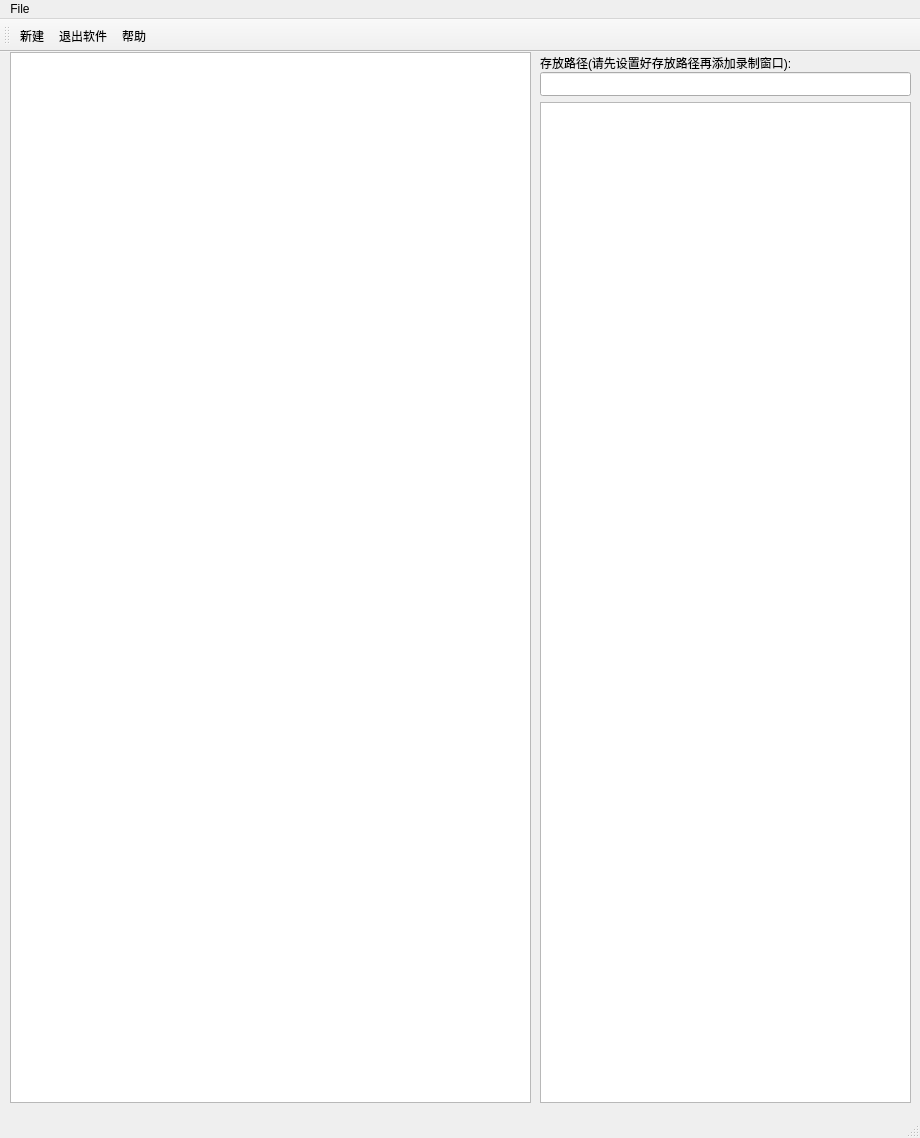
<?xml version="1.0" encoding="UTF-8"?>
<ui version="4.0">
 <class>MainWindow</class>
 <widget class="QMainWindow" name="MainWindow">
  <property name="geometry">
   <rect>
    <x>0</x>
    <y>0</y>
    <width>920</width>
    <height>1138</height>
   </rect>
  </property>
  <property name="windowTitle">
   <string>MainWindow</string>
  </property>
  <widget class="QWidget" name="centralwidget">
   <widget class="QListWidget" name="file_list">
    <property name="geometry">
     <rect>
      <x>540</x>
      <y>50</y>
      <width>371</width>
      <height>1001</height>
     </rect>
    </property>
   </widget>
   <widget class="QLineEdit" name="file_edit">
    <property name="geometry">
     <rect>
      <x>540</x>
      <y>20</y>
      <width>371</width>
      <height>24</height>
     </rect>
    </property>
    <property name="text">
     <string/>
    </property>
   </widget>
   <widget class="QLabel" name="label">
    <property name="geometry">
     <rect>
      <x>540</x>
      <y>0</y>
      <width>341</width>
      <height>21</height>
     </rect>
    </property>
    <property name="text">
     <string>存放路径(请先设置好存放路径再添加录制窗口):</string>
    </property>
   </widget>
   <widget class="QListWidget" name="win_list">
    <property name="geometry">
     <rect>
      <x>10</x>
      <y>0</y>
      <width>521</width>
      <height>1051</height>
     </rect>
    </property>
    <property name="focusPolicy">
     <enum>Qt::WheelFocus</enum>
    </property>
    <property name="resizeMode">
     <enum>QListView::Adjust</enum>
    </property>
   </widget>
  </widget>
  <widget class="QMenuBar" name="menubar">
   <property name="geometry">
    <rect>
     <x>0</x>
     <y>0</y>
     <width>920</width>
     <height>31</height>
    </rect>
   </property>
   <widget class="QMenu" name="menuFunction">
    <property name="title">
     <string>File</string>
    </property>
   </widget>
   <addaction name="menuFunction"/>
  </widget>
  <widget class="QToolBar" name="toolBar">
   <property name="windowTitle">
    <string>toolBar</string>
   </property>
   <attribute name="toolBarArea">
    <enum>TopToolBarArea</enum>
   </attribute>
   <attribute name="toolBarBreak">
    <bool>false</bool>
   </attribute>
   <addaction name="actionAdd"/>
   <addaction name="actionExit"/>
   <addaction name="actionHelp"/>
  </widget>
  <widget class="QStatusBar" name="statusBar"/>
  <action name="actionAdd">
   <property name="icon">
    <iconset resource="image.qrc">
     <normaloff>:/new/prefix1/image/add.png</normaloff>:/new/prefix1/image/add.png</iconset>
   </property>
   <property name="text">
    <string>新建</string>
   </property>
   <property name="toolTip">
    <string>新建录制窗口
Crtl+n</string>
   </property>
   <property name="shortcut">
    <string>Ctrl+N</string>
   </property>
  </action>
  <action name="actionExit">
   <property name="icon">
    <iconset resource="image.qrc">
     <normaloff>:/new/prefix1/image/exit.png</normaloff>:/new/prefix1/image/exit.png</iconset>
   </property>
   <property name="text">
    <string>退出软件</string>
   </property>
   <property name="toolTip">
    <string>退出软件
Ctrl+j</string>
   </property>
   <property name="shortcut">
    <string>Ctrl+J</string>
   </property>
  </action>
  <action name="actionHelp">
   <property name="text">
    <string>帮助</string>
   </property>
   <property name="toolTip">
    <string>使用指南</string>
   </property>
   <property name="shortcut">
    <string>Ctrl+H</string>
   </property>
  </action>
 </widget>
 <layoutdefault spacing="6" margin="11"/>
 <tabstops>
  <tabstop>win_list</tabstop>
  <tabstop>file_edit</tabstop>
  <tabstop>file_list</tabstop>
 </tabstops>
 <resources>
  <include location="image.qrc"/>
 </resources>
 <connections/>
</ui>
